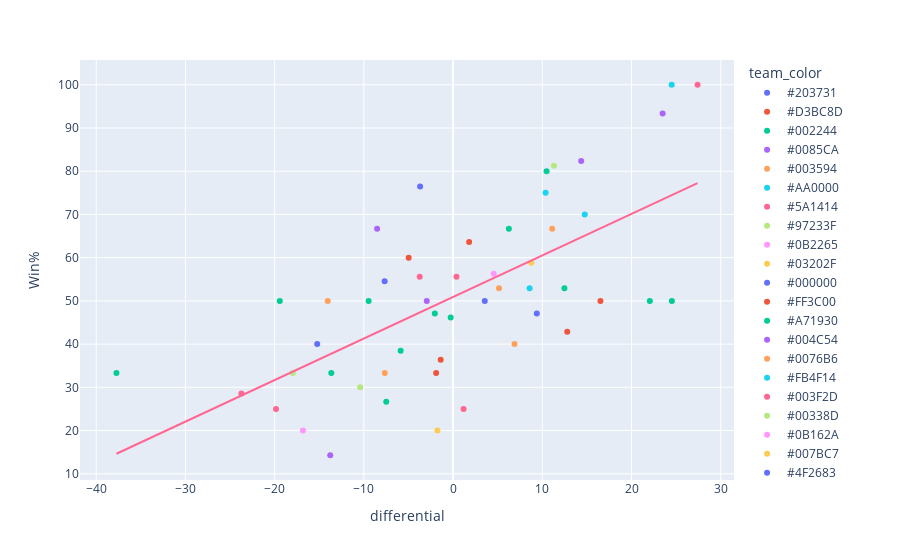

Notebook code cell kept with this figure:
### Code cell
def plotlyexpress2(df):
    fig = px.scatter(df, x="differential", y="Win%", color="team_color", trendline="ols", trendline_scope="overall")
    fig.show()
plotlyexpress2(dfQBDifRec4)

### Figure 1 — Plotly figure (JSON) as saved in the notebook; plotly's stock layout.template omitted (floating-point values rounded to 4 significant figures)
{"data": [{"hovertemplate": "team_color=#203731<br>differential=%{x}<br>Win%=%{y}<extra></extra>", "legendgroup": "#203731", "marker": {"color": "#636efa", "symbol": "circle"}, "mode": "markers", "name": "#203731", "orientation": "v", "showlegend": true, "type": "scatter", "x": [9.382], "xaxis": "x", "y": [47.06], "yaxis": "y"}, {"hovertemplate": "team_color=#D3BC8D<br>differential=%{x}<br>Win%=%{y}<extra></extra>", "legendgroup": "#D3BC8D", "marker": {"color": "#EF553B", "symbol": "circle"}, "mode": "markers", "name": "#D3BC8D", "orientation": "v", "showlegend": true, "type": "scatter", "x": [12.79, -1.9], "xaxis": "x", "y": [42.86, 33.33], "yaxis": "y"}, {"hovertemplate": "team_color=#002244<br>differential=%{x}<br>Win%=%{y}<extra></extra>", "legendgroup": "#002244", "marker": {"color": "#00cc96", "symbol": "circle"}, "mode": "markers", "name": "#002244", "orientation": "v", "showlegend": true, "type": "scatter", "x": [24.52, 22.05, 10.48, 6.25, 12.48, -0.2692, -37.73, -7.493, -9.467], "xaxis": "x", "y": [50, 50, 80, 66.67, 52.94, 46.15, 33.33, 26.67, 50], "yaxis": "y"}, {"hovertemplate": "team_color=#0085CA<br>differential=%{x}<br>Win%=%{y}<extra></extra>", "legendgroup": "#0085CA", "marker": {"color": "#ab63fa", "symbol": "circle"}, "mode": "markers", "name": "#0085CA", "orientation": "v", "showlegend": true, "type": "scatter", "x": [-13.77, -2.95, -8.517], "xaxis": "x", "y": [14.29, 50, 66.67], "yaxis": "y"}, {"hovertemplate": "team_color=#003594<br>differential=%{x}<br>Win%=%{y}<extra></extra>", "legendgroup": "#003594", "marker": {"color": "#FFA15A", "symbol": "circle"}, "mode": "markers", "name": "#003594", "orientation": "v", "showlegend": true, "type": "scatter", "x": [6.88, -7.656], "xaxis": "x", "y": [40, 33.33], "yaxis": "y"}, {"hovertemplate": "team_color=#AA0000<br>differential=%{x}<br>Win%=%{y}<extra></extra>", "legendgroup": "#AA0000", "marker": {"color": "#19d3f3", "symbol": "circle"}, "mode": "markers", "name": "#AA0000", "orientation": "v", "showlegend": true, "type": "scatter", "x": [24.5, 14.76], "xaxis": "x", "y": [100, 70], "yaxis": "y"}, {"hovertemplate": "team_color=#5A1414<br>differential=%{x}<br>Win%=%{y}<extra></extra>", "legendgroup": "#5A1414", "marker": {"color": "#FF6692", "symbol": "circle"}, "mode": "markers", "name": "#5A1414", "orientation": "v", "showlegend": true, "type": "scatter", "x": [-23.73, 27.4, 0.3778], "xaxis": "x", "y": [28.57, 100, 55.56], "yaxis": "y"}, {"hovertemplate": "team_color=#97233F<br>differential=%{x}<br>Win%=%{y}<extra></extra>", "legendgroup": "#97233F", "marker": {"color": "#B6E880", "symbol": "circle"}, "mode": "markers", "name": "#97233F", "orientation": "v", "showlegend": true, "type": "scatter", "x": [-17.97, -10.42], "xaxis": "x", "y": [33.33, 30], "yaxis": "y"}, {"hovertemplate": "team_color=#0B2265<br>differential=%{x}<br>Win%=%{y}<extra></extra>", "legendgroup": "#0B2265", "marker": {"color": "#FF97FF", "symbol": "circle"}, "mode": "markers", "name": "#0B2265", "orientation": "v", "showlegend": true, "type": "scatter", "x": [4.55], "xaxis": "x", "y": [56.25], "yaxis": "y"}, {"hovertemplate": "team_color=#03202F<br>differential=%{x}<br>Win%=%{y}<extra></extra>", "legendgroup": "#03202F", "marker": {"color": "#FECB52", "symbol": "circle"}, "mode": "markers", "name": "#03202F", "orientation": "v", "showlegend": true, "type": "scatter", "x": [-1.753], "xaxis": "x", "y": [20], "yaxis": "y"}, {"hovertemplate": "team_color=#000000<br>differential=%{x}<br>Win%=%{y}<extra></extra>", "legendgroup": "#000000", "marker": {"color": "#636efa", "symbol": "circle"}, "mode": "markers", "name": "#000000", "orientation": "v", "showlegend": true, "type": "scatter", "x": [-15.23, -7.673, 3.55], "xaxis": "x", "y": [40, 54.55, 50], "yaxis": "y"}, {"hovertemplate": "team_color=#FF3C00<br>differential=%{x}<br>Win%=%{y}<extra></extra>", "legendgroup": "#FF3C00", "marker": {"color": "#EF553B", "symbol": "circle"}, "mode": "markers", "name": "#FF3C00", "orientation": "v", "showlegend": true, "type": "scatter", "x": [16.52, -1.391], "xaxis": "x", "y": [50, 36.36], "yaxis": "y"}, {"hovertemplate": "team_color=#A71930<br>differential=%{x}<br>Win%=%{y}<extra></extra>", "legendgroup": "#A71930", "marker": {"color": "#00cc96", "symbol": "circle"}, "mode": "markers", "name": "#A71930", "orientation": "v", "showlegend": true, "type": "scatter", "x": [-19.43, -5.877, -2.047], "xaxis": "x", "y": [50, 38.46, 47.06], "yaxis": "y"}, {"hovertemplate": "team_color=#004C54<br>differential=%{x}<br>Win%=%{y}<extra></extra>", "legendgroup": "#004C54", "marker": {"color": "#ab63fa", "symbol": "circle"}, "mode": "markers", "name": "#004C54", "orientation": "v", "showlegend": true, "type": "scatter", "x": [23.49], "xaxis": "x", "y": [93.33], "yaxis": "y"}, {"hovertemplate": "team_color=#0076B6<br>differential=%{x}<br>Win%=%{y}<extra></extra>", "legendgroup": "#0076B6", "marker": {"color": "#FFA15A", "symbol": "circle"}, "mode": "markers", "name": "#0076B6", "orientation": "v", "showlegend": true, "type": "scatter", "x": [5.147], "xaxis": "x", "y": [52.94], "yaxis": "y"}, {"hovertemplate": "team_color=#FB4F14<br>differential=%{x}<br>Win%=%{y}<extra></extra>", "legendgroup": "#FB4F14", "marker": {"color": "#19d3f3", "symbol": "circle"}, "mode": "markers", "name": "#FB4F14", "orientation": "v", "showlegend": true, "type": "scatter", "x": [10.37], "xaxis": "x", "y": [75], "yaxis": "y"}, {"hovertemplate": "team_color=#003F2D<br>differential=%{x}<br>Win%=%{y}<extra></extra>", "legendgroup": "#003F2D", "marker": {"color": "#FF6692", "symbol": "circle"}, "mode": "markers", "name": "#003F2D", "orientation": "v", "showlegend": true, "type": "scatter", "x": [-19.85, 1.175, -3.744], "xaxis": "x", "y": [25, 25, 55.56], "yaxis": "y"}, {"hovertemplate": "team_color=#00338D<br>differential=%{x}<br>Win%=%{y}<extra></extra>", "legendgroup": "#00338D", "marker": {"color": "#B6E880", "symbol": "circle"}, "mode": "markers", "name": "#00338D", "orientation": "v", "showlegend": true, "type": "scatter", "x": [11.31], "xaxis": "x", "y": [81.25], "yaxis": "y"}, {"hovertemplate": "team_color=#0B162A<br>differential=%{x}<br>Win%=%{y}<extra></extra>", "legendgroup": "#0B162A", "marker": {"color": "#FF97FF", "symbol": "circle"}, "mode": "markers", "name": "#0B162A", "orientation": "v", "showlegend": true, "type": "scatter", "x": [-16.83], "xaxis": "x", "y": [20], "yaxis": "y"}, {"hovertemplate": "team_color=#007BC7<br>differential=%{x}<br>Win%=%{y}<extra></extra>", "legendgroup": "#007BC7", "marker": {"color": "#FECB52", "symbol": "circle"}, "mode": "markers", "name": "#007BC7", "orientation": "v", "showlegend": true, "type": "scatter", "x": [8.765], "xaxis": "x", "y": [58.82], "yaxis": "y"}, {"hovertemplate": "team_color=#4F2683<br>differential=%{x}<br>Win%=%{y}<extra></extra>", "legendgroup": "#4F2683", "marker": {"color": "#636efa", "symbol": "circle"}, "mode": "markers", "name": "#4F2683", "orientation": "v", "showlegend": true, "type": "scatter", "x": [-3.694], "xaxis": "x", "y": [76.47], "yaxis": "y"}, {"hovertemplate": "team_color=#241773<br>differential=%{x}<br>Win%=%{y}<extra></extra>", "legendgroup": "#241773", "marker": {"color": "#EF553B", "symbol": "circle"}, "mode": "markers", "name": "#241773", "orientation": "v", "showlegend": true, "type": "scatter", "x": [1.8, -4.98], "xaxis": "x", "y": [63.64, 60], "yaxis": "y"}, {"hovertemplate": "team_color=#002C5F<br>differential=%{x}<br>Win%=%{y}<extra></extra>", "legendgroup": "#002C5F", "marker": {"color": "#00cc96", "symbol": "circle"}, "mode": "markers", "name": "#002C5F", "orientation": "v", "showlegend": true, "type": "scatter", "x": [-13.65], "xaxis": "x", "y": [33.33], "yaxis": "y"}, {"hovertemplate": "team_color=#E31837<br>differential=%{x}<br>Win%=%{y}<extra></extra>", "legendgroup": "#E31837", "marker": {"color": "#ab63fa", "symbol": "circle"}, "mode": "markers", "name": "#E31837", "orientation": "v", "showlegend": true, "type": "scatter", "x": [14.36], "xaxis": "x", "y": [82.35], "yaxis": "y"}, {"hovertemplate": "team_color=#008E97<br>differential=%{x}<br>Win%=%{y}<extra></extra>", "legendgroup": "#008E97", "marker": {"color": "#FFA15A", "symbol": "circle"}, "mode": "markers", "name": "#008E97", "orientation": "v", "showlegend": true, "type": "scatter", "x": [-14.05, 11.11], "xaxis": "x", "y": [50, 66.67], "yaxis": "y"}, {"hovertemplate": "team_color=#006778<br>differential=%{x}<br>Win%=%{y}<extra></extra>", "legendgroup": "#006778", "marker": {"color": "#19d3f3", "symbol": "circle"}, "mode": "markers", "name": "#006778", "orientation": "v", "showlegend": true, "type": "scatter", "x": [8.576], "xaxis": "x", "y": [52.94], "yaxis": "y"}, {"hovertemplate": "<b>OLS trendline</b><br>Win% = 0.9613 * differential + 50.9023<br>R<sup>2</sup>=0.431638<br><br>differential=%{x}<br>Win%=%{y} <b>(trend)</b><extra></extra>", "legendgroup": "Overall Trendline", "line": {"color": "#FF6692"}, "mode": "lines", "name": "Overall Trendline", "showlegend": true, "type": "scatter", "x": [-37.73, -23.73, -19.85, -19.43, -17.97, -16.83, -15.23, -14.05, -13.77, -13.65, -10.42, -9.467, -8.517, -7.673, -7.656, -7.493, -5.877, -4.98, -3.744, -3.694, -2.95, -2.047, -1.9, -1.753, -1.391, -0.2692, 0.3778, 1.175, 1.8, 3.55, 4.55, 5.147, 6.25, 6.88, 8.576, 8.765, 9.382, 10.37, 10.48, 11.11, 11.31, 12.48, 12.79, 14.36, 14.76, 16.52, 22.05, 23.49, 24.5, 24.52, 27.4], "xaxis": "x", "y": [14.63, 28.09, 31.82, 32.23, 33.63, 34.73, 36.26, 37.4, 37.66, 37.78, 40.89, 41.8, 42.72, 43.53, 43.54, 43.7, 45.25, 46.12, 47.3, 47.35, 48.07, 48.93, 49.08, 49.22, 49.57, 50.64, 51.27, 52.03, 52.63, 54.31, 55.28, 55.85, 56.91, 57.52, 59.15, 59.33, 59.92, 60.87, 60.98, 61.58, 61.77, 62.9, 63.2, 64.71, 65.09, 66.78, 72.1, 73.48, 74.45, 74.48, 77.24], "yaxis": "y"}], "layout": {"legend": {"title": {"text": "team_color"}, "tracegroupgap": 0}, "margin": {"t": 60}, "xaxis": {"anchor": "y", "domain": [0, 1], "title": {"text": "differential"}}, "yaxis": {"anchor": "x", "domain": [0, 1], "title": {"text": "Win%"}}}}
